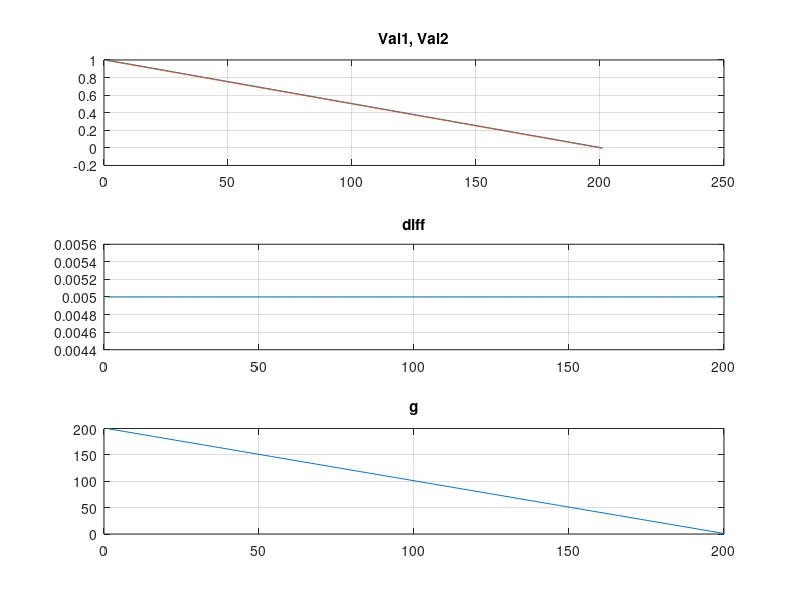

Here is the MATLAB script that generated this plot:
%Zakary Steenhoek
%Extra Credit Assignment 1_23
%MAE215
%4.26.23

clc; clear;
val1(1)=1;
% val2(1)=.99497487437185934;
val2(1)=.995;
for i = 1:200
    diff(i) = val1(i) - val2(i);
    g(i) = val1(i)/(val1(i)-val2(i));
    if g(i) > 0
        val1(i+1) = val1(i)-diff(i);
        val2(i+1) = val2(i)-diff(i);
    else 
       fprintf('The value of ''g'' (%.20f) less than zero at i=%d.\n',g(i),i)
       break;
    end
end
figure(62); clf;
subplot(3,1,1); plot(val1); hold on; plot(val2); hold off; grid on; title('Val1, Val2');
subplot(3,1,2); plot(diff); grid on;title('diff');
subplot(3,1,3); plot(g); grid on;title('g');


fprintf('The code fails because the larger difference causes ''g'' to go to zero in \n');
fprintf('fewer than 200 iterations at which time the code fails to generate the \n');
fprintf('(i+1) term in val1 and val2 which the subsequent loop iteration requires,\n');
fprintf('thus the array access goes out of bounds and throws an error.\n')

fprintf('To find the smallest initial value of val2, set "val1/(val1-val2) = 200" and \n');
fprintf('and solve for val2 given val1 = 1.  The solution give 0.9950, however, I found \n');
fprintf('through iteration that an inital val2 of 0.99497487437185934 is the smallest \n');
fprintf('value of val2 (though 17 digits of precision) that still works.\n');


